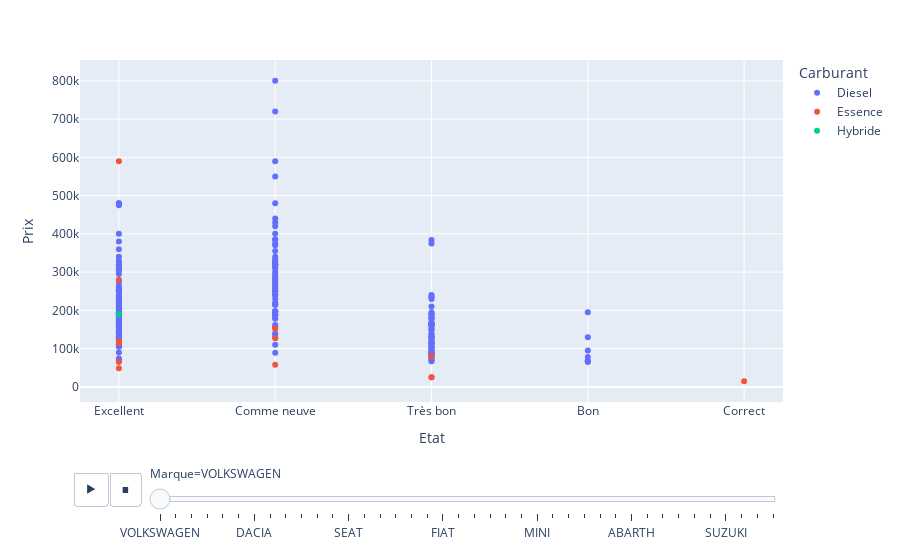

This figure's notebook cell:
### Markdown cell above
### Graphe a dispersion Animée : ( X : Etat, Y : Prix, Animation_frame : Marque, color : Carburant )

### Code cell
px.scatter(df,x="Etat",y="Prix",animation_frame="Marque",color="Carburant")

### Figure 1 — Plotly figure (JSON) as saved in the notebook; plotly's stock layout.template omitted (floating-point values rounded to 4 significant figures; data arrays with more than 128 entries replaced by an {"elided": "..."} marker saying what was removed)
{"data": [{"hovertemplate": "Carburant=Diesel<br>Marque=VOLKSWAGEN<br>Etat=%{x}<br>Prix=%{y}<extra></extra>", "legendgroup": "Diesel", "marker": {"color": "#636efa", "symbol": "circle"}, "mode": "markers", "name": "Diesel", "orientation": "v", "showlegend": true, "type": "scatter", "x": {"elided": "238 str values"}, "xaxis": "x", "y": {"elided": "238 int values"}, "yaxis": "y"}, {"hovertemplate": "Carburant=Essence<br>Marque=VOLKSWAGEN<br>Etat=%{x}<br>Prix=%{y}<extra></extra>", "legendgroup": "Essence", "marker": {"color": "#EF553B", "symbol": "circle"}, "mode": "markers", "name": "Essence", "orientation": "v", "showlegend": true, "type": "scatter", "x": ["Comme neuve", "Comme neuve", "Excellent", "Très bon", "Excellent", "Très bon", "Excellent", "Très bon", "Correct", "Excellent", "Excellent", "Excellent", "Comme neuve"], "xaxis": "x", "y": [127000, 152000, 280000, 81000, 590000, 25000, 65000, 25000, 15000, 49000, 119000, 115000, 58000], "yaxis": "y"}, {"hovertemplate": "Carburant=Hybride<br>Marque=VOLKSWAGEN<br>Etat=%{x}<br>Prix=%{y}<extra></extra>", "legendgroup": "Hybride", "marker": {"color": "#00cc96", "symbol": "circle"}, "mode": "markers", "name": "Hybride", "orientation": "v", "showlegend": true, "type": "scatter", "x": ["Excellent"], "xaxis": "x", "y": [190000], "yaxis": "y"}], "layout": {"legend": {"title": {"text": "Carburant"}, "tracegroupgap": 0}, "margin": {"t": 60}, "sliders": [{"active": 0, "currentvalue": {"prefix": "Marque="}, "len": 0.9, "pad": {"b": 10, "t": 60}, "steps": [{"args": [["VOLKSWAGEN"], {"frame": {"duration": 0, "redraw": false}, "fromcurrent": true, "mode": "immediate", "transition": {"duration": 0, "easing": "linear"}}], "label": "VOLKSWAGEN", "method": "animate"}, {"args": [["MERCEDES"], {"frame": {"duration": 0, "redraw": false}, "fromcurrent": true, "mode": "immediate", "transition": {"duration": 0, "easing": "linear"}}], "label": "MERCEDES", "method": "animate"}, {"args": [["JEEP"], {"frame": {"duration": 0, "redraw": false}, "fromcurrent": true, "mode": "immediate", "transition": {"duration": 0, "easing": "linear"}}], "label": "JEEP", "method": "animate"}, {"args": [["HONDA"], {"frame": {"duration": 0, "redraw": false}, "fromcurrent": true, "mode": "immediate", "transition": {"duration": 0, "easing": "linear"}}], "label": "HONDA", "method": "animate"}, {"args": [["HYUNDAI"], {"frame": {"duration": 0, "redraw": false}, "fromcurrent": true, "mode": "immediate", "transition": {"duration": 0, "easing": "linear"}}], "label": "HYUNDAI", "method": "animate"}, {"args": [["NISSAN"], {"frame": {"duration": 0, "redraw": false}, "fromcurrent": true, "mode": "immediate", "transition": {"duration": 0, "easing": "linear"}}], "label": "NISSAN", "method": "animate"}, {"args": [["DACIA"], {"frame": {"duration": 0, "redraw": false}, "fromcurrent": true, "mode": "immediate", "transition": {"duration": 0, "easing": "linear"}}], "label": "DACIA", "method": "animate"}, {"args": [["OPEL"], {"frame": {"duration": 0, "redraw": false}, "fromcurrent": true, "mode": "immediate", "transition": {"duration": 0, "easing": "linear"}}], "label": "OPEL", "method": "animate"}, {"args": [["FORD"], {"frame": {"duration": 0, "redraw": false}, "fromcurrent": true, "mode": "immediate", "transition": {"duration": 0, "easing": "linear"}}], "label": "FORD", "method": "animate"}, {"args": [["RENAULT"], {"frame": {"duration": 0, "redraw": false}, "fromcurrent": true, "mode": "immediate", "transition": {"duration": 0, "easing": "linear"}}], "label": "RENAULT", "method": "animate"}, {"args": [["PEUGEOT"], {"frame": {"duration": 0, "redraw": false}, "fromcurrent": true, "mode": "immediate", "transition": {"duration": 0, "easing": "linear"}}], "label": "PEUGEOT", "method": "animate"}, {"args": [["SKODA"], {"frame": {"duration": 0, "redraw": false}, "fromcurrent": true, "mode": "immediate", "transition": {"duration": 0, "easing": "linear"}}], "label": "SKODA", "method": "animate"}, {"args": [["SEAT"], {"frame": {"duration": 0, "redraw": false}, "fromcurrent": true, "mode": "immediate", "transition": {"duration": 0, "easing": "linear"}}], "label": "SEAT", "method": "animate"}, {"args": [["TOYOTA"], {"frame": {"duration": 0, "redraw": false}, "fromcurrent": true, "mode": "immediate", "transition": {"duration": 0, "easing": "linear"}}], "label": "TOYOTA", "method": "animate"}, {"args": [["VOLVO"], {"frame": {"duration": 0, "redraw": false}, "fromcurrent": true, "mode": "immediate", "transition": {"duration": 0, "easing": "linear"}}], "label": "VOLVO", "method": "animate"}, {"args": [["LAND ROVER"], {"frame": {"duration": 0, "redraw": false}, "fromcurrent": true, "mode": "immediate", "transition": {"duration": 0, "easing": "linear"}}], "label": "LAND ROVER", "method": "animate"}, {"args": [["JAGUAR"], {"frame": {"duration": 0, "redraw": false}, "fromcurrent": true, "mode": "immediate", "transition": {"duration": 0, "easing": "linear"}}], "label": "JAGUAR", "method": "animate"}, {"args": [["BMW"], {"frame": {"duration": 0, "redraw": false}, "fromcurrent": true, "mode": "immediate", "transition": {"duration": 0, "easing": "linear"}}], "label": "BMW", "method": "animate"}, {"args": [["FIAT"], {"frame": {"duration": 0, "redraw": false}, "fromcurrent": true, "mode": "immediate", "transition": {"duration": 0, "easing": "linear"}}], "label": "FIAT", "method": "animate"}, {"args": [["CHEVROLET"], {"frame": {"duration": 0, "redraw": false}, "fromcurrent": true, "mode": "immediate", "transition": {"duration": 0, "easing": "linear"}}], "label": "CHEVROLET", "method": "animate"}, {"args": [["CITROEN"], {"frame": {"duration": 0, "redraw": false}, "fromcurrent": true, "mode": "immediate", "transition": {"duration": 0, "easing": "linear"}}], "label": "CITROEN", "method": "animate"}, {"args": [["KIA"], {"frame": {"duration": 0, "redraw": false}, "fromcurrent": true, "mode": "immediate", "transition": {"duration": 0, "easing": "linear"}}], "label": "KIA", "method": "animate"}, {"args": [["ALFA ROMEO"], {"frame": {"duration": 0, "redraw": false}, "fromcurrent": true, "mode": "immediate", "transition": {"duration": 0, "easing": "linear"}}], "label": "ALFA ROMEO", "method": "animate"}, {"args": [["DS"], {"frame": {"duration": 0, "redraw": false}, "fromcurrent": true, "mode": "immediate", "transition": {"duration": 0, "easing": "linear"}}], "label": "DS", "method": "animate"}, {"args": [["MINI"], {"frame": {"duration": 0, "redraw": false}, "fromcurrent": true, "mode": "immediate", "transition": {"duration": 0, "easing": "linear"}}], "label": "MINI", "method": "animate"}, {"args": [["AUDI"], {"frame": {"duration": 0, "redraw": false}, "fromcurrent": true, "mode": "immediate", "transition": {"duration": 0, "easing": "linear"}}], "label": "AUDI", "method": "animate"}, {"args": [["MASERATI"], {"frame": {"duration": 0, "redraw": false}, "fromcurrent": true, "mode": "immediate", "transition": {"duration": 0, "easing": "linear"}}], "label": "MASERATI", "method": "animate"}, {"args": [["MAHINDRA"], {"frame": {"duration": 0, "redraw": false}, "fromcurrent": true, "mode": "immediate", "transition": {"duration": 0, "easing": "linear"}}], "label": "MAHINDRA", "method": "animate"}, {"args": [["PORSCHE"], {"frame": {"duration": 0, "redraw": false}, "fromcurrent": true, "mode": "immediate", "transition": {"duration": 0, "easing": "linear"}}], "label": "PORSCHE", "method": "animate"}, {"args": [["MAZDA"], {"frame": {"duration": 0, "redraw": false}, "fromcurrent": true, "mode": "immediate", "transition": {"duration": 0, "easing": "linear"}}], "label": "MAZDA", "method": "animate"}, {"args": [["ABARTH"], {"frame": {"duration": 0, "redraw": false}, "fromcurrent": true, "mode": "immediate", "transition": {"duration": 0, "easing": "linear"}}], "label": "ABARTH", "method": "animate"}, {"args": [["LANCIA"], {"frame": {"duration": 0, "redraw": false}, "fromcurrent": true, "mode": "immediate", "transition": {"duration": 0, "easing": "linear"}}], "label": "LANCIA", "method": "animate"}, {"args": [["CHERY"], {"frame": {"duration": 0, "redraw": false}, "fromcurrent": true, "mode": "immediate", "transition": {"duration": 0, "easing": "linear"}}], "label": "CHERY", "method": "animate"}, {"args": [["MITSUBISHI"], {"frame": {"duration": 0, "redraw": false}, "fromcurrent": true, "mode": "immediate", "transition": {"duration": 0, "easing": "linear"}}], "label": "MITSUBISHI", "method": "animate"}, {"args": [["CUPRA"], {"frame": {"duration": 0, "redraw": false}, "fromcurrent": true, "mode": "immediate", "transition": {"duration": 0, "easing": "linear"}}], "label": "CUPRA", "method": "animate"}, {"args": [["GEELY"], {"frame": {"duration": 0, "redraw": false}, "fromcurrent": true, "mode": "immediate", "transition": {"duration": 0, "easing": "linear"}}], "label": "GEELY", "method": "animate"}, {"args": [["SUZUKI"], {"frame": {"duration": 0, "redraw": false}, "fromcurrent": true, "mode": "immediate", "transition": {"duration": 0, "easing": "linear"}}], "label": "SUZUKI", "method": "animate"}, {"args": [["DFSK"], {"frame": {"duration": 0, "redraw": false}, "fromcurrent": true, "mode": "immediate", "transition": {"duration": 0, "easing": "linear"}}], "label": "DFSK", "method": "animate"}, {"args": [["LEXUS"], {"frame": {"duration": 0, "redraw": false}, "fromcurrent": true, "mode": "immediate", "transition": {"duration": 0, "easing": "linear"}}], "label": "LEXUS", "method": "animate"}, {"args": [["SSANGYONG"], {"frame": {"duration": 0, "redraw": false}, "fromcurrent": true, "mode": "immediate", "transition": {"duration": 0, "easing": "linear"}}], "label": "SSANGYONG", "method": "animate"}], "x": 0.1, "xanchor": "left", "y": 0, "yanchor": "top"}], "updatemenus": [{"buttons": [{"args": [null, {"frame": {"duration": 500, "redraw": false}, "fromcurrent": true, "mode": "immediate", "transition": {"duration": 500, "easing": "linear"}}], "label": "&#9654;", "method": "animate"}, {"args": [[null], {"frame": {"duration": 0, "redraw": false}, "fromcurrent": true, "mode": "immediate", "transition": {"duration": 0, "easing": "linear"}}], "label": "&#9724;", "method": "animate"}], "direction": "left", "pad": {"r": 10, "t": 70}, "showactive": false, "type": "buttons", "x": 0.1, "xanchor": "right", "y": 0, "yanchor": "top"}], "xaxis": {"anchor": "y", "domain": [0, 1], "title": {"text": "Etat"}}, "yaxis": {"anchor": "x", "domain": [0, 1], "title": {"text": "Prix"}}}}
